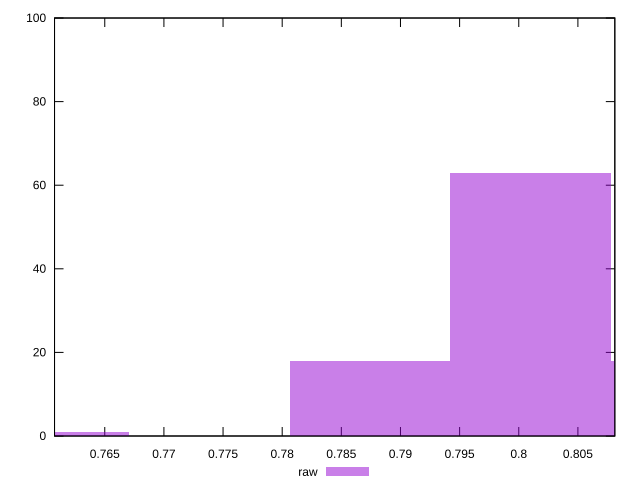

Reproduce this figure in gnuplot.
reset

$raw <<EOF
0.7602851460256868 1
0.7874381869551755 18
0.80101470741992 63
0.8145912278846643 18
EOF

set key outside below
set boxwidth 0.013576520464744406
set xrange [0.7607531824656992:0.8081213946899483]
set yrange [0:100]
set trange [0:100]
set style fill transparent solid 0.5 noborder
set terminal svg size 640, 490 enhanced background rgb 'white'
set output "report_00023_2021-02-20T12:14:57.249Z/meta/pScore/samples/pages+cached+noadtech+nomedia+nocss/raw/histogram.svg"

plot $raw title "raw" with boxes

reset
